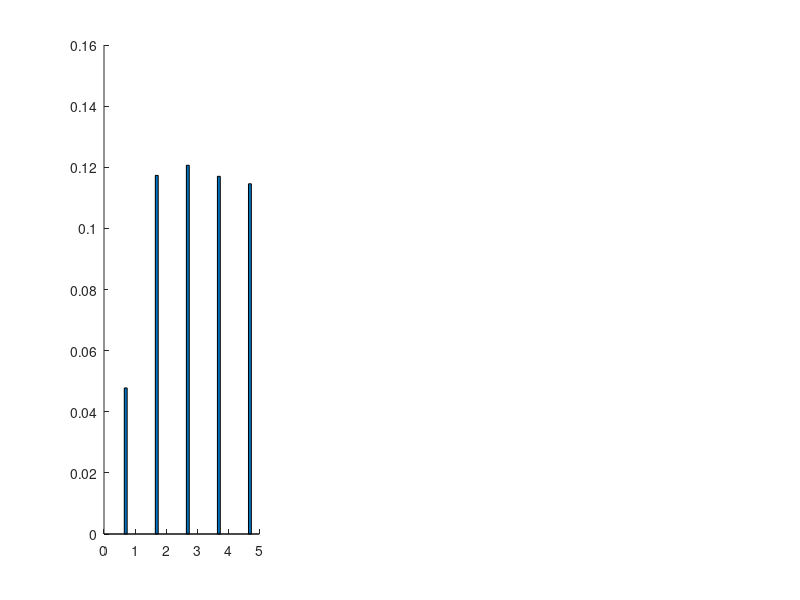

Write MATLAB code to recreate this figure. (Note: this script raises an error after producing the figure.)
clf;clear

% DCG vs. n
x=linspace(0,20,5);
y1=[0.04779088,0.11733624,0.12065032,0.11703348,0.11459132];
y2=[0.15625706,0.13415563,0.13815148,0.13619183,0.13618203];
y3=[0.13710398,0.14460792,0.12676268,0.16873219,0.17167496];
y4=[0.12917316,0.13790782,0.13720384,0.18143299,0.17018301];
y5=[0.1218952,0.10406753,0.1042408,0.06951199,0.06966539];
y6=[0.00547272,0.10205373,0.07139058,0.07821996,0.0614692];
Y=[y1;y2;y3;y4;y5;y6];
Y=Y';
subplot(1,3,1)
b=bar(Y,'group');
hold on;
set(b(1),'facecolor','y')
set(b(2),'facecolor','b')
set(b(3),'facecolor','c')
set(b(4),'facecolor','g')
set(b(5),'facecolor','m')
set(b(6),'facecolor','r')
grid on
xlabel('\fontname{Times New Roman}(a) RMSDE vs. |S|')
ylabel('\fontname{Times New Roman}RMSDE')
legend('\fontname{Times New Roman}DSL-RS','\fontname{Times New Roman}DSL-KNN','\fontname{Times New Roman}DQCSR-CC','\fontname{Times New Roman}DQCSR-CR','\fontname{Times New Roman}DiQoS','\fontname{Times New Roman}DiSeR','Location', 'Best')
set(gca,'looseInset',[0,25,0,5])
set(gca, 'XTicklabel',{'1600','1800','2000','2200','2400'}); 
% DCG vs. d
x=4:8;
y1=[0.03986347,0.12980771,0.23732857,0.26517191,0.26696671];
y2=[0.15625706,0.10316911,0.08058668,0.03945793,0.03672543];
y3=[0.08909297,0.29119763,0.37458429,0.39198387,0.31603674];
y4=[0.13723825,0.2951396,0.38681143,0.41478356,0.40032297];
y5=[0.1218952,0.05584321,0.07879523,0.11133922,0.13121396];
y6=[0.00547272,0.04444325,0.02364881,0.05552593,0.04149351];
subplot(1,3,2)
Y=[y1;y2;y3;y4;y5;y6];
Y=Y';
b=bar(Y,'group');
hold on;
set(b(1),'facecolor','y')
set(b(2),'facecolor','b')
set(b(3),'facecolor','c')
set(b(4),'facecolor','g')
set(b(5),'facecolor','m')
set(b(6),'facecolor','r')
grid on
xlabel('\fontname{Times New Roman}(b) RMSDE vs. d')
ylabel('\fontname{Times New Roman}RMSDE')
legend('\fontname{Times New Roman}DSL-RS','\fontname{Times New Roman}DSL-KNN','\fontname{Times New Roman}DQCSR-CC','\fontname{Times New Roman}DQCSR-CR','\fontname{Times New Roman}DiQoS','\fontname{Times New Roman}DiSeR','Location', 'Best')
set(gca,'looseInset',[0,25,0,5])
set(gca, 'XTicklabel',{'4','5','6','7','8'}); 
% DCG vs. k
x=3:8;
y1=[0.05755798,0.06102403,0.07687406,0.04635164,0.05001505];
y2=[0.16393177,0.16243645,0.15625706,0.14286836,0.13879179];
y3=[0.05449326,0.12660294,0.08776432,0.11471283,0.12746428];
y4=[0.11882721,0.1167197,0.11414708,0.07297104,0.09105996];
y5=[0.10092073,0.11350696,0.1218952,0.11604853,0.11959291];
y6=[0.08476915,0.07658439,0.00547272,0.03256226,0.0638108];
subplot(1,3,3)
Y=[y1;y2;y3;y4;y5;y6];
Y=Y';
b=bar(Y,'group');
hold on;
set(b(1),'facecolor','y')
set(b(2),'facecolor','b')
set(b(3),'facecolor','c')
set(b(4),'facecolor','g')
set(b(5),'facecolor','m')
set(b(6),'facecolor','r')
grid on
xlabel('\fontname{Times New Roman}(c) RMSDE vs. top-k')
ylabel('\fontname{Times New Roman}RMSDE')
legend('\fontname{Times New Roman}DSL-RS','\fontname{Times New Roman}DSL-KNN','\fontname{Times New Roman}DQCSR-CC','\fontname{Times New Roman}DQCSR-CR','\fontname{Times New Roman}DiQoS','\fontname{Times New Roman}DiSeR','Location', 'Best')
set(gca,'looseInset',[0,25,0,5])
set(gca, 'XTicklabel',{'3','4','5','6','7'}); 